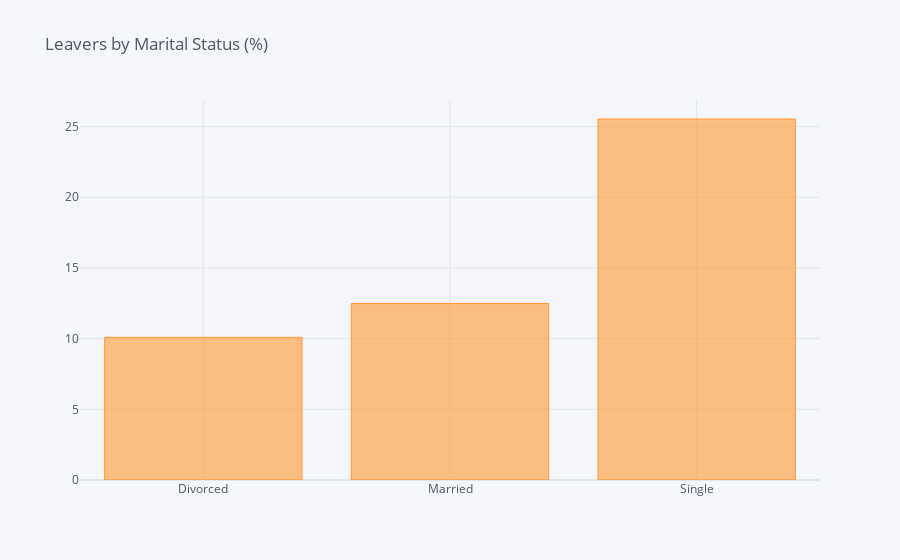

The notebook cell saved with this chart:
### Code cell
df_Marital = pd.DataFrame(columns=["Marital Status", "% of Leavers"])
i=0
for field in list(df['MaritalStatus'].unique()):
    ratio = df[(df['MaritalStatus']==field)&(df['Attrition']=="Yes")].shape[0] / df[df['MaritalStatus']==field].shape[0]
    df_Marital.loc[i] = (field, ratio*100)
    i += 1
    #print("In {}, the ratio of leavers is {:.2f}%".format(field, ratio*100))    
df_MF = df_Marital.groupby(by="Marital Status").sum()
df_MF.iplot(kind='bar',title='Leavers by Marital Status (%)')

### Figure 1 — Plotly figure (JSON) as saved in the notebook; plotly's stock layout.template omitted (floating-point values rounded to 4 significant figures)
{"data": [{"marker": {"color": "rgba(255, 153, 51, 0.6)", "line": {"color": "rgba(255, 153, 51, 1.0)", "width": 1}}, "name": "% of Leavers", "orientation": "v", "text": "", "type": "bar", "x": ["Divorced", "Married", "Single"], "y": [10.09, 12.48, 25.53]}], "layout": {"legend": {"bgcolor": "#F5F6F9", "font": {"color": "#4D5663"}}, "paper_bgcolor": "#F5F6F9", "plot_bgcolor": "#F5F6F9", "title": {"font": {"color": "#4D5663"}, "text": "Leavers by Marital Status (%)"}, "xaxis": {"gridcolor": "#E1E5ED", "showgrid": true, "tickfont": {"color": "#4D5663"}, "title": {"font": {"color": "#4D5663"}, "text": ""}, "zerolinecolor": "#E1E5ED"}, "yaxis": {"gridcolor": "#E1E5ED", "showgrid": true, "tickfont": {"color": "#4D5663"}, "title": {"font": {"color": "#4D5663"}, "text": ""}, "zerolinecolor": "#E1E5ED"}}}
